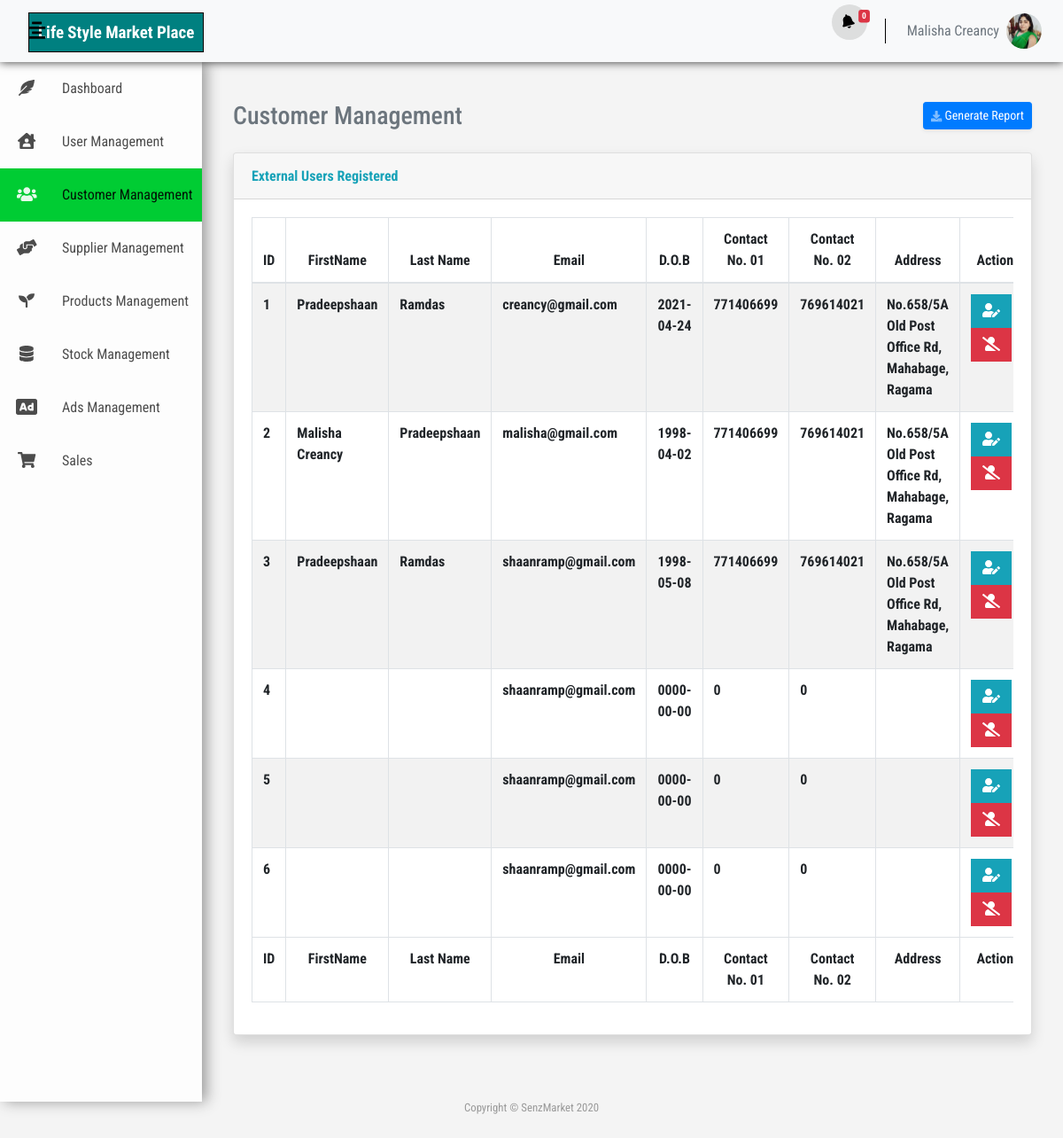
/ex_users.php (signed in), run on the app's committed database.
### tables this page shows
CREATE TABLE `user` (
  `user_id` int(11) NOT NULL,
  `user_name` varchar(100) NOT NULL,
  `user_fname` varchar(100) NOT NULL,
  `user_lname` varchar(100) NOT NULL,
  `user_dob` date NOT NULL,
  `user_address` varchar(500) NOT NULL,
  `user_gender` varchar(20) NOT NULL,
  `user_nic` varchar(100) NOT NULL,
  `user_email` varchar(100) NOT NULL,
  `user_password` varchar(100) DEFAULT NULL,
  `user_cno1` varchar(20) NOT NULL,
  `user_cno2` varchar(20) NOT NULL,
  `user_img` varchar(500) NOT NULL DEFAULT 'IMG-6097c453cec5e1.36388049.jpg',
  `user_country` varchar(255) NOT NULL,
  `user_language` varchar(255) NOT NULL,
  `user_reg_date` datetime NOT NULL,
  `user_status` int(11) NOT NULL DEFAULT '1',
  `role_role_id` int(11) NOT NULL
);

CREATE TABLE `customer` (
  `customer_id` int(11) NOT NULL,
  `customer_uname` varchar(255) NOT NULL,
  `customer_fname` varchar(100) NOT NULL,
  `customer_lname` varchar(100) NOT NULL,
  `customer_dob` date NOT NULL,
  `customer_address` varchar(455) NOT NULL,
  `customer_gender` varchar(11) NOT NULL,
  `customer_email` varchar(100) NOT NULL,
  `customer_nic` varchar(20) NOT NULL,
  `customer_cno1` int(11) NOT NULL,
  `customer_cno2` int(11) NOT NULL,
  `customer-img` varchar(500) NOT NULL,
  `customer_status` int(11) NOT NULL DEFAULT '1',
  `customer_reg_date` datetime NOT NULL,
  `customer_last_update` timestamp NOT NULL DEFAULT CURRENT_TIMESTAMP ON UPDATE CURRENT_TIMESTAMP,
  `customer_password` varchar(255) NOT NULL
);

### ex_users.php (the view, shortened to what this page needs)
<?php
include("./header.php");
function viewCustomer() {
    $conn = ControlDB::getconnect();
    $sql = "SELECT * FROM customer";
    $result = $conn->query($sql) or die($conn->error);
    return $result;
}
?>
<link rel="stylesheet" type="text/css" href="css/users-ex.css">
<div class="wrapper">
    <div class="sidebar">
        <div class="sidebar-menu">
            <li class="item">
                <a href="index.php" data-toggle="tooltip" title="Dashboard" data-placement="left" class="menu-btn">
                    <i class="fas fa-feather-alt"></i><span>Dashboard</span>
                </a>
            </li>
            <li class="item">
                <a href="in_users.php" data-toggle="tooltip" title="User Management" data-placement="left" class="menu-btn">
                    <i class="fas fa-house-user"></i><span>User Management</span>
                </a>
            </li>
            <li class="item">
                <a href="#" data-toggle="tooltip" title="Customer Management" data-placement="left" class="current">
                    <i class="fas fa-users"></i><span>Customer Management</span>
                </a>
            </li>
            <li class="item">
                <a href="supplier-management.php" data-toggle="tooltip" title="Customer Management" data-placement="left" class="menu-btn">
                    <i class="fas fa-hands-helping"></i><span>Supplier Management</span>
                </a>
            </li>
            <li class="item">
                <a href="product.php" data-toggle="tooltip" title="Products Management" data-placement="left" class="menu-btn">
                    <i class="fas fa-seedling"></i><span>Products Management</span>
                </a>
            </li>
            <li class="item">
                <a href="stock-management.php" data-toggle="tooltip" title="Products Management" data-placement="left" class="menu-btn">
                    <i class="fas fa-database"></i><span>Stock Management</span>
                </a>
            </li>
            <li class="item">
                <a href="ads-mgmt.php" data-toggle="tooltip" title="Ads Management" data-placement="left" class="menu-btn">
                    <i class="fas fa-ad fa-lg"></i></i><span>Ads Management</span>
                </a>
            </li>
            <li class="item">
                <a href="sales.php" data-toggle="tooltip" title="Sales" data-placement="left" class="menu-btn">
                    <i class="fas fa-shopping-cart"></i><span>Sales</span>
                </a>
            </li>
        </div>
    </div>
    <div class="content">
        <div class="container-fluid">
            <div class="d-sm-flex align-items-center justify-content-between mb-4">
                <h1 class="h3 mb-0 text-secondary">Customer Management</h1>
                <a href="report.php" class="d-none d-sm-inline-block btn btn-sm btn-primary shadow-sm">
                    <i class="fas fa-download fa-sm text-white-50"></i>
                    Generate Report
                </a>
            </div>
            <div class="card shadow mb-4"  id="in_user_table">
                <div class="card-header py-3">
                    <h6 class="m-0 font-weight-bold text-info">External Users Registered</h6>
                </div>
                <div class="card-body">
                    <div class="table-responsive">
                        <table class="table table-bordered table-striped" id="dataTable" width="100%" cellspacing="0">
                            <thead>
                                <tr style="text-align: center">
                                    <th>ID</th>
                                    <th>FirstName</th>
                                    <th>Last Name</th>
                                    <th>Email</th>
                                    <th>D.O.B</th>
                                    <th>Contact No. 01</th>
                                    <th>Contact No. 02</th>
                                    <th>Address</th>
                                    <th>Action</th>
                                </tr>
                            </thead>
                            <tfoot>
                                <tr style="text-align: center">
                                    <th>ID</th>
                                    <th>FirstName</th>
                                    <th>Last Name</th>
                                    <th>Email</th>
                                    <th>D.O.B</th>
                                    <th>Contact No. 01</th>
                                    <th>Contact No. 02</th>
                                    <th>Address</th>
                                    <th>Action</th>
                                </tr>
                            </tfoot>
                            <tbody>
                                <?php
                                $customer_no = 1;
                                $result = viewCustomer();
                                while ($row = mysqli_fetch_array($result)) {
                                    ?>
                                    <tr>
                                        <th><?php echo $customer_no++; ?></th>
                                        <th><?php echo $row['customer_fname']; ?></th>
                                        <th><?php echo $row['customer_lname']; ?></th>
                                        <th><?php echo $row['customer_email']; ?></th>
                                        <th><?php echo $row['customer_dob']; ?></th>
                                        <th><?php echo $row['customer_cno1']; ?></th>
                                        <th><?php echo $row['customer_cno2']; ?></th>
                                        <th><?php echo $row['customer_address']; ?></th>
                                        <th>
                                            <ul class="list-inline m-0">
                                                <li class="list-inline-item">
                                                    <button class="btn btn-info btn rounded-0 editbtn" name="edit" type="button" type="button" data-toggle="modal" data-backdrop="static" data-keyboard="false" data-target="#customerUpdateModal"><i class="fas fa-user-edit"></i></button>
                                                </li>
                                                <li class="list-inline-item">
                                                    <button class="btn btn-danger btn rounded-0 deletebtn" name="delete" type="button" data-toggle="modal" title="Delete" data-target="#customerDeleteModal"><i class="fas fa-user-slash"></i></button>
                                                </li>
                                            </ul>
                                        </th>
                                    </tr>
                                <?php } ?>
                            </tbody>
                        </table>
                    </div>
                </div>
            </div>
        </div>
    </div>
</div>
<?php include("./footer.php"); ?>

### header.php (shortened to what this page needs)
<?php
function profileUserPic() {
    $conn = ControlDB::getconnect();
    $current_user = $_SESSION['user']['user_id'];
    $sql = "SELECT * FROM user WHERE user_id = '$current_user'";
    $result = $conn->query($sql) or die($conn->error);
    return $result;
}
?>
<!DOCTYPE html>
<html>
    <head>
        <link rel="stylesheet" type="text/css" href="vendor/bootstrap-4.5.0/css/bootstrap.css">
        <link rel="stylesheet" type="text/css" href="vendor/fontawesome-free/css/all.css">
        <link rel="stylesheet" type="text/css" href="vendor/fontawesome-free/css/all.min.css">
        <link href="https://cdn.jsdelivr.net/gh/gitbrent/bootstrap4-toggle@3.6.1/css/bootstrap4-toggle.min.css" rel="stylesheet">
        <link rel="stylesheet" type="text/css" href="css/global.css">
        <link rel="stylesheet" type="text/css" href="css/navs.css">
    </head>
    <body>
        <nav class="navbar navbar-expand bg-light mb-4 topbar sticky-top">
            <a href="index.php" class="navbar-brand mb-3 senz">
                <div class="img-thumbnail border-0 senz">
                    <span class="logo-Text mb-4">Life Style Market Place</span>
                </div>
            </a>
            <div class="sidebar-btn ml-3">
                <i class="fas fa-align-center"></i>
            </div>
            <?php
            $conn = ControlDB::getconnect();
            $sql_seller = mysqli_query($conn, "SELECT * FROM seller WHERE seller_status = 1");
            $count_seller = mysqli_num_rows($sql_seller);
            ?>
            <ul class="navbar-nav ml-auto">
                <li class="nav-item dropdown no-arrow mx-1">
                    <a class="nav-link top-alert" href="#" id="alertsDropdown" role="button" data-toggle="dropdown" aria-haspopup="true" aria-expanded="false">
                        <i class="fas fa-bell fa-fw" data-fa-transform="rotate-345"></i>
                        <span class="badge badge-danger badge-counter"><?php echo $count_seller; ?></span>
                    </a>
                </li>
                <?php
                $result = profileUserPic();
                while ($row = mysqli_fetch_array($result)) {
                    ?>
                    <li class="nav-item dropdown no-arrow">
                        <a class="nav-link text-secondary" href="#" id="userDropdown" role="button" data-toggle="dropdown" aria-expanded="false">
                            <span class="mr-2 d-none d-lg-inline text-secondary "><?php echo $_SESSION['user']['user_fname'] . " " . $_SESSION['user']['user_lname']; ?></span>
                            <img class="img-profile rounded-circle" src="<?php echo './uploads/' . $row['user_img'] . '" width="100px;" height="100px;" alt="image"' ?>">
                        </a>
                    <?php } ?>
                </li>
            </ul>
        </nav>

### css/global.css (style rules this page uses)
body { background: rgba(242, 242, 242,0.8); color: black; }

### css/navs/_global.css (style rules this page uses)
body { font-family: 'Roboto Condensed', sans-serif; }
* { margin: 0; padding: 0; list-style: none; text-decoration: none; box-sizing: border-box; font-family: 'Roboto Condensed', sans-serif; }
.content { margin-left: 228px; width: calc(100% - 228px); padding: 20px; transition: all 0.3s; }

### css/navs/_sidebar.css (style rules this page uses)
.sidebar-btn { position: absolute; margin-left: 200px; font-size: 22px; font-weight: 900; cursor: pointer; transition: 0.3s; transition-property: color; margin-right: auto; }
.wrapper .sidebar { z-index: 1; position: fixed; top: 70px; background: rgba(255,255,255,0.8); width: 228px; height: calc(100% - 9%); transition: 0.3s; transition-property: width; overflow-y: hidden; box-shadow: 5px 0 15px #999; }
.wrapper .sidebar .sidebar-menu { overflow: hidden; position: absolute; width: 100%; top: 0; left: 0; }
.wrapper .sidebar .sidebar-menu .item { position: relative; width: 228px; overflow: hidden; }
.wrapper .sidebar .sidebar-menu .item .menu-btn { display: block; font-size: 18px; color: rgba(0, 0, 0, 0.7); position: relative; min-width: 60px; height: 60px; text-align: center; transition: all 0.3s; transition-property: color; text-decoration: none; display: flex; }
.wrapper .sidebar .sidebar-menu .item i { position: relative; display: block; width: 60px; height: 60px; line-height: 60px; text-align: center; }
.wrapper .sidebar .sidebar-menu .item span { position: relative; display: block; padding: 0 10px; font-size: 16px; line-height: 60px; height: 60px; }
.wrapper .sidebar .sidebar-menu .item .current { background-color: #00cc33; display: block; font-size: 18px; color: rgba(0, 0, 0, 0.9); position: relative; min-width: 60px; height: 60px; display: flex; text-align: center; transition: all 0.3s; transition-property: color; text-decoration: none; }
.wrapper .sidebar .sidebar-menu .item .current i { color: rgba(255,255,255,0.9); font-weight: 100; }

### css/navs/_topbar.css (style rules this page uses)
.topbar { height: 4.375rem; }
nav { background: rgba(255, 255, 255, 1); box-shadow: 0 0 10px 0 rgba(0, 0, 0, .8); }
.senz { max-height: 30px; margin-left: 6px; background: transparent; }
.logo-Text { max-height: 30px; margin-left: 0px; font-size: 19px; font-weight: bold; border: 1px solid black; background: teal; color: white; padding: 10px; }
.nav-item .top-alert { margin-top: 5px; color: #000; text-height: auto; width: 40px; height: 40px; border-radius: 50px; background: #dddede; }
.img-profile { width: 40px; height: 40px; }
.badge-counter { position: absolute; transform: scale(0.8); transform-origin: top right; right: -.2rem; margin-top: -.65rem; }

### data on the page
user: user_img (picture)
customer: customer_fname "Pradeepshaan", customer_lname "Ramdas", customer_email "creancy@gmail.com", customer_dob "2021-04-24", customer_cno1 "771406699", customer_cno2 "769614021", customer_address "No.658/5A Old Post Office Rd, Mahabage, Ragama"
customer: customer_fname "Malisha Creancy", customer_lname "Pradeepshaan", customer_email "malisha@gmail.com", customer_dob "1998-04-02", customer_cno1 "771406699", customer_cno2 "769614021", customer_address "No.658/5A Old Post Office Rd, Mahabage, Ragama"
customer: customer_fname "Pradeepshaan", customer_lname "Ramdas", customer_email "shaanramp@gmail.com", customer_dob "1998-05-08", customer_cno1 "771406699", customer_cno2 "769614021", customer_address "No.658/5A Old Post Office Rd, Mahabage, Ragama"
customer: customer_email "shaanramp@gmail.com", customer_dob "0000-00-00", customer_cno1 "0", customer_cno2 "0"
customer: customer_email "shaanramp@gmail.com", customer_dob "0000-00-00", customer_cno1 "0", customer_cno2 "0"
customer: customer_email "shaanramp@gmail.com", customer_dob "0000-00-00", customer_cno1 "0", customer_cno2 "0"

### other printed values
$count_seller "0"
